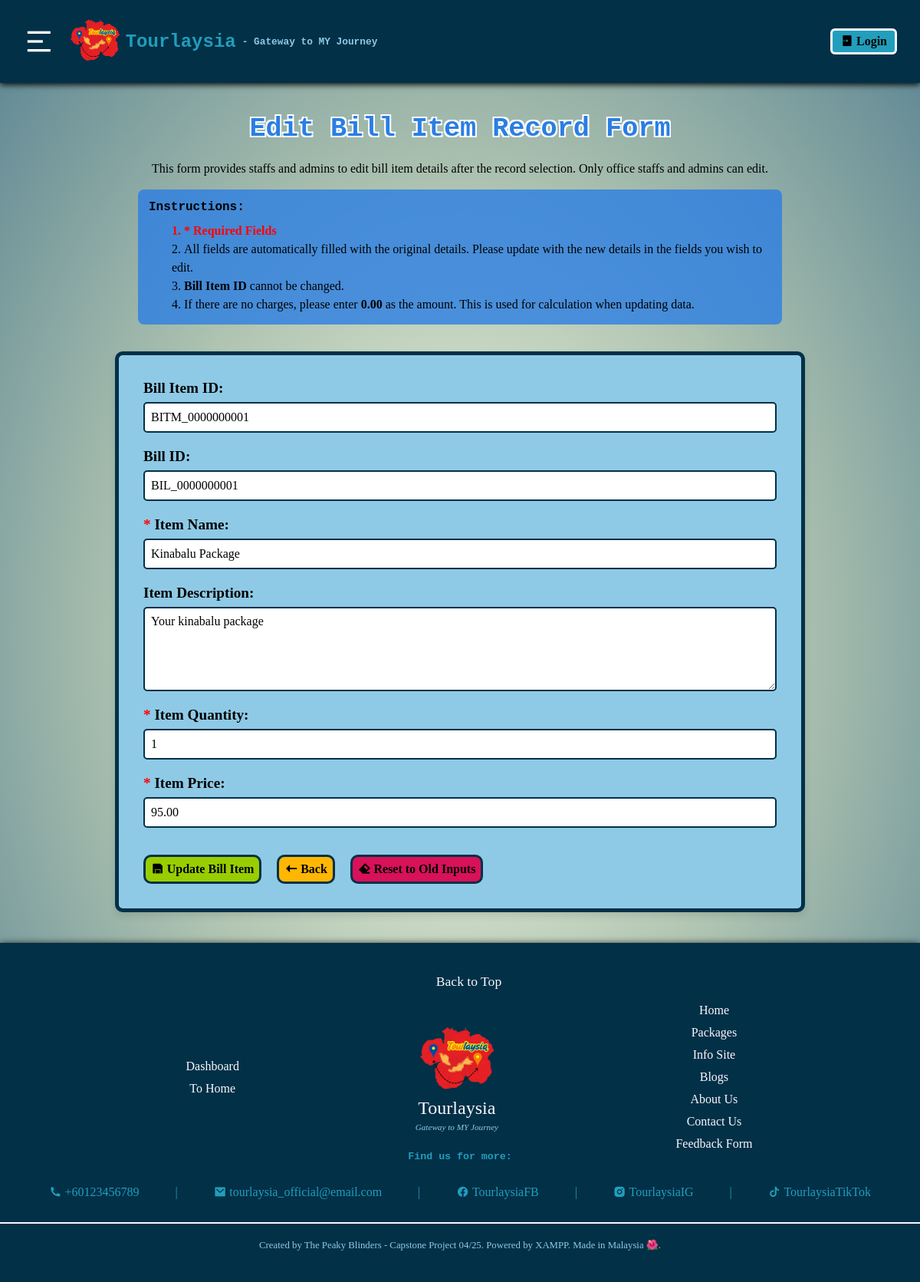
The page /staff_dashboard/edit_billItemRec.php?bilItemID=BITM_0000000001 on the database its author committed.
### tables this page shows
CREATE TABLE `bill_item_list_t` (
  `bil_item_ID` varchar(15) NOT NULL,
  `bil_ID` varchar(14) NOT NULL,
  `item_name` varchar(100) NOT NULL,
  `item_desc` varchar(500) DEFAULT NULL,
  `item_qty` int(3) NOT NULL,
  `item_pri` decimal(10,2) NOT NULL
);

### staff_dashboard/edit_billItemRec.php (the view, shortened to what this page needs)
<!DOCTYPE html>
<html lang="en">
<head>
    <link rel="stylesheet" href="./staff_styles/staff_styles.css">
    <link rel="stylesheet" href="./staff_styles/add_edit_recInfo.css">
</head>
<body>
    <?php include 'staff_header.php';?>
    <?php
        include './staff_crud/db_connection.php';
        $billItemIDRef = $_GET['bilItemID'];
        $queryA = "SELECT * FROM bill_item_list_t WHERE bil_item_ID = '$billItemIDRef';";
        $resultsA = mysqli_query($connection, $queryA);
        $dataA = mysqli_fetch_assoc($resultsA);
        $billIDRef = $dataA['bil_ID'];
        $itemNameRef = $dataA['item_name'];
        $itemDescRef = $dataA['item_desc'];
        $itemQtyRef = $dataA['item_qty'];
        $itemPriceRef = $dataA['item_pri'];
    ?>
    <div class="edit-title-desc">
        <h2 class="edit-title">Edit Bill Item Record Form</h2>
        <div class="edit-desc-div">
            <p class="edit-desc">This form provides staffs and admins to edit bill item details after the record selection. Only office staffs and admins can edit.</p>
        </div>
        <div class="edit-inst-div">
            <h4 style="padding-bottom:10px;">Instructions:</h4>
            <ol class="edit-list">
                <li>* Required Fields</li>
                <li>All fields are automatically filled with the original details. Please update with the new details in the fields you wish to edit.</li>
                <li><b>Bill Item ID</b> cannot be changed.</li>
                <li>If there are no charges, please enter <b>0.00</b> as the amount. This is used for calculation when updating data.</li>
            </ol>
        </div>
    </div>
    <form action="" method="POST" class="edit-rec-form">
        <div class="label-field-div">
            <label for="billItemID">Bill Item ID:</label>
            <input type="text" id="billItemID" name="billItemID" value="<?php echo $billItemIDRef;?>" readonly>
        </div>
        <div class="label-field-div">
            <label for="billID">Bill ID:</label>
            <input type="text" id="billID" name="billID" value="<?php echo $billIDRef;?>" readonly>
        </div>
        <div class="label-field-div">
            <label for="itemName"><span>*</span> Item Name:</label>
            <input type="text" id="itemName" name="itemName" placeholder="E.g. 5D4N KL Package" value="<?php echo $itemNameRef;?>" required>
        </div>
        <div class="label-field-div">
            <label for="itemDesc">Item Description:</label>
            <textarea name="itemDesc" id="itemDesc" placeholder="E.g. This is my item description for the item above" rows="5"><?php echo $itemDescRef;?></textarea>
        </div>
        <div class="label-field-div">
            <label for="itemQty"><span>*</span> Item Quantity:</label>
            <input type="number" id="itemQty" name="itemQuantity" placeholder="E.g. 4" value="<?php echo $itemQtyRef;?>" min="1" required>
        </div>
        <div class="label-field-div">
            <label for="itemPrice"><span>*</span> Item Price:</label>
            <input type="number" id="itemPrice" name="itemPrice" placeholder="E.g. 10.00" value="<?php echo $itemPriceRef;?>" step=".01" min="0.01" required>
        </div>
        <div class="form-buttons-div">
            <button type="submit" name="updateBillItemRec">
                <i class="ri-save-fill"></i>
                Update Bill Item
            </button>
            <button type="button" name="backPrevPage" onclick="history.back();">
                <i class="ri-arrow-left-long-fill"></i>
                Back
            </button>
            <button type="reset" name="eraseData">
                <i class="ri-eraser-fill"></i>
                Reset to Old Inputs
            </button>
         </div>
    </form>
    <?php include 'staff_footer.php';?>
</body>
</html>

### staff_dashboard/staff_styles/staff_styles.css (style rules this page uses)
body { background: radial-gradient(#eff6e0, #aec3b0, #598392); margin: 0; }
h1, h2, h3, h4, h5, h6 { font-family: Rockwell, Courier Bold, Courier, Georgia, Times, Times New Roman, serif; }
p, span, a, ul, ol, button, input, select, textarea, table, tr, th, td { font-family: Lucida Bright, Georgia, serif; }

### staff_dashboard/staff_styles/add_edit_recInfo.css (style rules this page uses)
* { margin: 0; padding: 0; box-sizing: border-box; overflow-x: hidden; }
.edit-title-desc { display: flex; justify-content: center; flex-direction: column; align-items: center; }
.edit-title { margin: 0 30px 20px 30px; font-size: 2.2rem; color: #2a7ee4; text-align: center; text-shadow: -2px -2px 0 #ffffff, 2px -2px 0 #ffffff, -2px 2px 0 #ffffff, 2px 2px 0 #ffffff; }
.edit-inst-div { width: 70%; margin-bottom: 35px; background-color: #2a7ee4c9; padding: 14px; border-radius: 8px; }
.edit-desc-div { display: flex; justify-content: center; width: 70%; text-align: justify; line-height: 1.5; margin-bottom: 15px; }
.edit-list { padding-left: 30px; line-height: 1.5; list-style-position: inside; }
.edit-list li:first-child { color: red; font-weight: bold; }
.edit-rec-form { display: flex; flex-direction: column; width: 100%; max-width: 900px; margin: 0 auto 2rem auto; padding: 2rem; background-color: #8ECAE6; border: 5px solid #023047; border-radius: 10px; box-shadow: 0 5px 10px rgba(0,0,0,0.1); gap: 20px; transition: max-width 0.5s ease; }
.label-field-div:not(.radio-div) { display: flex; flex-direction: column; justify-content: flex-start; gap: 7px; }
.label-field-div label span { color: red; }
.label-field-div label:not(#radioLabel) { font-weight: bold; font-size: 1.2rem; }
.label-field-div input:not(input[type="radio"]):not(input[type="file"]), .label-field-div select { font-size: 1rem; height: 40px; padding: 8px; border: 2px solid #023047; border-radius: 5px; }
.label-field-div textarea { resize: vertical; padding: 8px; font-size: 1rem; border: 2px solid #023047; border-radius: 5px; }
.form-buttons-div { display: flex; gap: 20px; margin-top: 15px; }
.form-buttons-div button { padding: 7px; border: 3px solid #023047; border-radius: 10px; cursor: pointer; font-size: 1rem; transition: background-color 0.5s ease, color 0.5s ease; font-weight: bold; }
.form-buttons-div button[type="submit"] { background-color: #98CE00; }
.form-buttons-div button[name="backPrevPage"] { background-color: #FFB703; }
.form-buttons-div button[name="eraseData"] { background-color: #D81159; }

### rows shown on the page
bill_item_list_t: billID "BIL_0000000001", itemName "Kinabalu Package", itemDesc "Your kinabalu package", itemQuantity "1", itemPrice "95.00"
